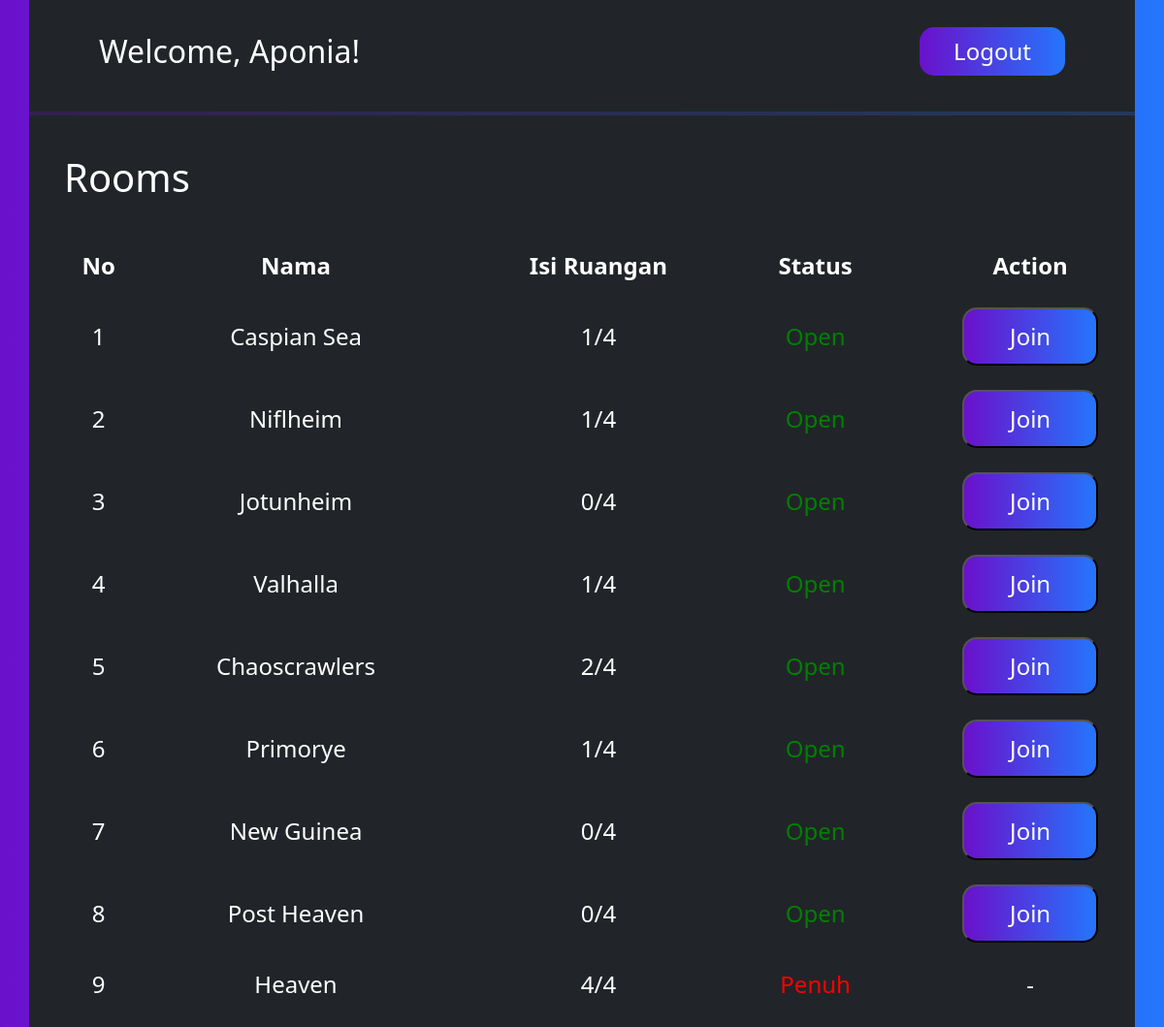
/T6_221116958/user.php?username=aponia, run on the app's committed database.
### tables this page shows
CREATE TABLE `users` (
  `username` varchar(50) NOT NULL,
  `nama` varchar(64) NOT NULL,
  `email` varchar(64) NOT NULL,
  `password` varchar(25) NOT NULL,
  `id_rents` varchar(10) DEFAULT NULL
);

CREATE TABLE `room` (
  `nomor_ruangan` varchar(10) NOT NULL,
  `nama_ruangan` varchar(50) NOT NULL,
  `console` varchar(10) NOT NULL
);

CREATE TABLE `rents` (
  `id_rent` varchar(10) NOT NULL,
  `nomor_ruangan` varchar(10) NOT NULL,
  `jumlah_customer` int(1) NOT NULL
);

### T6_221116958/functions.php (called while the page is built, shortened)
<?php
$conn = mysqli_connect('localhost', 'root', '', 't6_6958');
function query($query)
{
    global $conn;
    $result = mysqli_query($conn, $query);
    $rows = [];
    while ($row = mysqli_fetch_assoc($result)) {
        array_push($rows, $row);
    }
    return $rows;
}

### T6_221116958/user.php (the view, shortened to what this page needs)
<?php
require("functions.php");
$username = $_GET["username"];
$user = query("SELECT * FROM users WHERE username = '$username'")[0];
$nama = $user["nama"];
$rooms = query("SELECT * FROM room");
?>
<!DOCTYPE html>
<html lang="en">
<head>
    <link rel="stylesheet" href="https://cdn.jsdelivr.net/npm/bootstrap@5.2.2/dist/css/bootstrap.min.css">
    <link rel="stylesheet" href="userStyle.css">
</head>
<body>
    <div class="gradient-custom min-vh-100">
        <div class="container min-vh-100 bg-dark">
            <nav class="navbar navbar-expand-lg bg-dark pt-4">
                <div class="container-fluid">
                    <div class="navbar-brand text-white ms-5 font2em">Welcome, <?= $nama ?>!</div>
                    <div class="collapse navbar-collapse" id="navbarSupportedContent">
                        <form action="login.php" class="d-flex justify-content-end">
                            <button class=" btnLogout me-5 gradient-custom">Logout</button>
                        </form>
                    </div>
                </div>
            </nav>
            <div class="row d-flex justify-content-center align-item-center mt-4">
                <hr class="gradient-custom" style="width: 100%; height: 5px;">
            </div>
            <h1 class="text-white ms-4 mt-4">Rooms</h1>
            <div class="row mt-5 w-80 d-flex justify-content-center align-item-center">
                <table class="caseTable w-70 mb-2 moreMargin">
                    <tr class="pb-4">
                        <th class="text-center">No</th>
                        <th class="text-center">Nama</th>
                        <th class="text-center">Isi Ruangan</th>
                        <th class="text-center">Status</th>
                        <th class="text-center">Action</th>
                    </tr>
                    <?php
                    $nomor = 1;
                    foreach ($rooms as $room) :
                        $nomorRuangan = $room["nomor_ruangan"];
                        $namaRuangan = $room["nama_ruangan"];
                    ?>
                        <form action="" method="post">
                            <tr>
                                <td class="text-center pt-4"><?= $nomor ?></td>
                                <td class="text-center pt-4"><?= $namaRuangan ?></td>
                                <?php
                                $rents = query("SELECT * FROM rents WHERE nomor_ruangan = '$nomorRuangan'");
                                if (count($rents) > 0) {
                                    $jumlah = $rents[0]["jumlah_customer"];
                                } else {
                                    $jumlah = 0;
                                }
                                ?>
                                <td class="text-center pt-4"><?= $jumlah ?>/4</td>
                                <?php
                                if ($jumlah < 4) {
                                ?>
                                    <td class="text-center pt-4 fontGreen">Open</td>
                                    <td class="text-center pt-4 d-flex justify-content-center align-item-center">
                                        <button class=" btnJoin gradient-custom" name="join">Join</button>
                                    </td>
                                <?php
                                } else {
                                ?>
                                    <td class="text-center pt-4 fontRed">Penuh</td>
                                    <td class="text-center pt-4 d-flex justify-content-center align-item-center">
                                        -
                                    </td>
                                <?php
                                }
                                ?>
                            </tr>
                        </form>
                    <?php
                        $nomor++;
                    endforeach;
                    ?>
                </table>
            </div>
            <div class="filler"></div>
        </div>
    </div>
</body>
</html>

### T6_221116958/userStyle.css (style rules this page uses)
.gradient-custom { background: #6a11cb; background: -webkit-linear-gradient(to right, rgba(106, 17, 203, 1), rgba(37, 117, 252, 1)); background: linear-gradient(to right, rgba(106, 17, 203, 1), rgba(37, 117, 252, 1)); }
.btnLogout { width: 150px; height: 50px; border: none; border-radius: 15px; font-size: 1.5em; color: white; }
.font2em { font-size: 2em; }
.fontGreen { color: green; }
.fontRed { color: red; }
.btnJoin { height: 60px; width: 140px; border-radius: 15px; color: white; }
.caseTable { font-size: 1.5em; color: white; margin-left: 70px; }
.filler { height: 100px; }

### data on the page
users: nama "Aponia"
room: nama_ruangan "Caspian Sea", rents.jumlah_customer "1", shows "Open"
room: nama_ruangan "Niflheim", rents.jumlah_customer "1", shows "Open"
room: nama_ruangan "Jotunheim", jumlah "0", shows "Open"
room: nama_ruangan "Valhalla", rents.jumlah_customer "1", shows "Open"
room: nama_ruangan "Chaoscrawlers", rents.jumlah_customer "2", shows "Open"
room: nama_ruangan "Primorye", rents.jumlah_customer "1", shows "Open"
room: nama_ruangan "New Guinea", jumlah "0", shows "Open"
room: nama_ruangan "Post Heaven", jumlah "0", shows "Open"
room: nama_ruangan "Heaven", rents.jumlah_customer "4", shows "Penuh"
